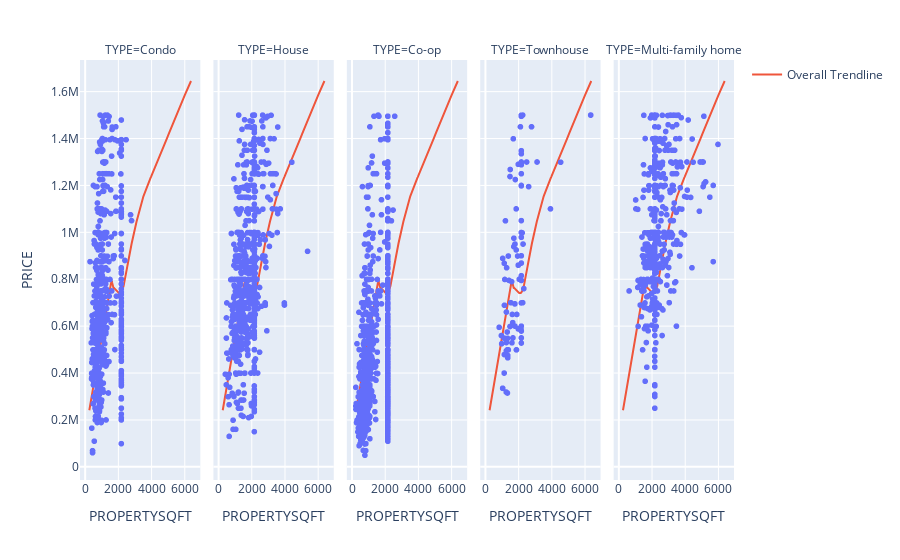

This figure's notebook cell:
### Code cell
fig = px.scatter(data_frame=df, x = 'PROPERTYSQFT', y = 'PRICE' , facet_col= 'TYPE' , trendline= 'lowess' , trendline_scope='overall')
fig.show()

### Figure 1 — Plotly figure (JSON) as saved in the notebook; plotly's stock layout.template omitted (floating-point values rounded to 4 significant figures; data arrays with more than 128 entries replaced by an {"elided": "..."} marker saying what was removed)
{"data": [{"hovertemplate": "TYPE=Condo<br>PROPERTYSQFT=%{x}<br>PRICE=%{y}<extra></extra>", "legendgroup": "", "marker": {"color": "#636efa", "symbol": "circle"}, "mode": "markers", "name": "", "showlegend": false, "type": "scattergl", "x": {"elided": "600 float values"}, "xaxis": "x", "y": {"elided": "600 int values"}, "yaxis": "y"}, {"hovertemplate": "TYPE=House<br>PROPERTYSQFT=%{x}<br>PRICE=%{y}<extra></extra>", "legendgroup": "", "marker": {"color": "#636efa", "symbol": "circle"}, "mode": "markers", "name": "", "showlegend": false, "type": "scattergl", "x": {"elided": "831 float values"}, "xaxis": "x2", "y": {"elided": "831 int values"}, "yaxis": "y2"}, {"hovertemplate": "TYPE=Co-op<br>PROPERTYSQFT=%{x}<br>PRICE=%{y}<extra></extra>", "legendgroup": "", "marker": {"color": "#636efa", "symbol": "circle"}, "mode": "markers", "name": "", "showlegend": false, "type": "scattergl", "x": {"elided": "1255 float values"}, "xaxis": "x3", "y": {"elided": "1255 int values"}, "yaxis": "y3"}, {"hovertemplate": "TYPE=Townhouse<br>PROPERTYSQFT=%{x}<br>PRICE=%{y}<extra></extra>", "legendgroup": "", "marker": {"color": "#636efa", "symbol": "circle"}, "mode": "markers", "name": "", "showlegend": false, "type": "scattergl", "x": [1162, 1734, 1638, 2184.0, 1548, 1440, 980, 1793, 1793, 2264, 2288, 1330, 1912, 1618, 1998, 1059, 1059, 3134, 2184.0, 2184.0, 1364, 1150, 2160, 2160, 1596, 2058, 2184.0, 1224, 2184.0, 1283, 1270, 996, 1513, 2184.0, 1400, 1400, 1280, 2266, 1344, 1677, 4560, 1960, 2184.0, 1874, 2184.0, 2184.0, 2504, 2184.0, 1296, 1159, 2625, 1280, 1500, 2184.0, 2184.0, 846, 1152, 2184.0, 2000, 2184.0, 1800, 2236, 1354, 1700, 2800, 1728, 1148, 2184.0, 1500, 2128, 2184.0, 2184.0, 1056, 2184.0, 2184.0, 2000, 2000, 1875, 2184.0, 2337, 2184.0, 2184.0, 1664, 6375, 6375, 3944, 2184.0, 2184.0, 1184, 1821, 2184.0, 1890, 1890, 1800, 1332, 1365], "xaxis": "x4", "y": [689000, 975000, 650000, 1250000, 699998, 795000, 559900, 695000, 695000, 1499999, 950000, 575000, 650000, 529000, 1290000, 334999, 334999, 1299999, 815000, 1499000, 475000, 549000, 588000, 588000, 790000, 799900, 1050000, 1049000, 549990, 660000, 318888, 525000, 1268000, 1198000, 499000, 899000, 495000, 700000, 315000, 549999, 1299000, 899000, 900000, 1099999, 869000, 1335000, 1299900, 1288000, 849000, 478888, 1195000, 530000, 1238000, 795000, 795000, 595000, 868000, 1348000, 588000, 600000, 950000, 998000, 548000, 1399000, 1450000, 939000, 399985, 1200000, 598500, 1450000, 979000, 699000, 889000, 579000, 528000, 860000, 860000, 925000, 999000, 760000, 999000, 1300000, 615000, 1500000, 1500000, 1100000, 1499000, 1495000, 799000, 1225000, 1495000, 499000, 499000, 599999, 499000, 465000], "yaxis": "y4"}, {"hovertemplate": "TYPE=Multi-family home<br>PROPERTYSQFT=%{x}<br>PRICE=%{y}<extra></extra>", "legendgroup": "", "marker": {"color": "#636efa", "symbol": "circle"}, "mode": "markers", "name": "", "showlegend": false, "type": "scattergl", "x": {"elided": "519 float values"}, "xaxis": "x5", "y": {"elided": "519 int values"}, "yaxis": "y5"}, {"hovertemplate": "<b>LOWESS trendline</b><br><br>PROPERTYSQFT=%{x}<br>PRICE=%{y} <b>(trend)</b><extra></extra>", "legendgroup": "Overall Trendline", "line": {"color": "#EF553B"}, "mode": "lines", "name": "Overall Trendline", "showlegend": false, "type": "scatter", "x": {"elided": "3301 float values"}, "xaxis": "x", "y": {"elided": "3301 float values"}, "yaxis": "y"}, {"hovertemplate": "<b>LOWESS trendline</b><br><br>PROPERTYSQFT=%{x}<br>PRICE=%{y} <b>(trend)</b><extra></extra>", "legendgroup": "Overall Trendline", "line": {"color": "#EF553B"}, "mode": "lines", "name": "Overall Trendline", "showlegend": false, "type": "scatter", "x": {"elided": "3301 float values"}, "xaxis": "x2", "y": {"elided": "3301 float values"}, "yaxis": "y2"}, {"hovertemplate": "<b>LOWESS trendline</b><br><br>PROPERTYSQFT=%{x}<br>PRICE=%{y} <b>(trend)</b><extra></extra>", "legendgroup": "Overall Trendline", "line": {"color": "#EF553B"}, "mode": "lines", "name": "Overall Trendline", "showlegend": false, "type": "scatter", "x": {"elided": "3301 float values"}, "xaxis": "x3", "y": {"elided": "3301 float values"}, "yaxis": "y3"}, {"hovertemplate": "<b>LOWESS trendline</b><br><br>PROPERTYSQFT=%{x}<br>PRICE=%{y} <b>(trend)</b><extra></extra>", "legendgroup": "Overall Trendline", "line": {"color": "#EF553B"}, "mode": "lines", "name": "Overall Trendline", "showlegend": false, "type": "scatter", "x": {"elided": "3301 float values"}, "xaxis": "x4", "y": {"elided": "3301 float values"}, "yaxis": "y4"}, {"hovertemplate": "<b>LOWESS trendline</b><br><br>PROPERTYSQFT=%{x}<br>PRICE=%{y} <b>(trend)</b><extra></extra>", "legendgroup": "Overall Trendline", "line": {"color": "#EF553B"}, "mode": "lines", "name": "Overall Trendline", "showlegend": true, "type": "scatter", "x": {"elided": "3301 float values"}, "xaxis": "x5", "y": {"elided": "3301 float values"}, "yaxis": "y5"}], "layout": {"annotations": [{"font": {}, "showarrow": false, "text": "TYPE=Condo", "x": 0.092, "xanchor": "center", "xref": "paper", "y": 1, "yanchor": "bottom", "yref": "paper"}, {"font": {}, "showarrow": false, "text": "TYPE=House", "x": 0.296, "xanchor": "center", "xref": "paper", "y": 1, "yanchor": "bottom", "yref": "paper"}, {"font": {}, "showarrow": false, "text": "TYPE=Co-op", "x": 0.5, "xanchor": "center", "xref": "paper", "y": 1, "yanchor": "bottom", "yref": "paper"}, {"font": {}, "showarrow": false, "text": "TYPE=Townhouse", "x": 0.704, "xanchor": "center", "xref": "paper", "y": 1, "yanchor": "bottom", "yref": "paper"}, {"font": {}, "showarrow": false, "text": "TYPE=Multi-family home", "x": 0.908, "xanchor": "center", "xref": "paper", "y": 1, "yanchor": "bottom", "yref": "paper"}], "legend": {"tracegroupgap": 0}, "margin": {"t": 60}, "xaxis": {"anchor": "y", "domain": [0, 0.184], "title": {"text": "PROPERTYSQFT"}}, "xaxis2": {"anchor": "y2", "domain": [0.204, 0.388], "matches": "x", "title": {"text": "PROPERTYSQFT"}}, "xaxis3": {"anchor": "y3", "domain": [0.408, 0.592], "matches": "x", "title": {"text": "PROPERTYSQFT"}}, "xaxis4": {"anchor": "y4", "domain": [0.612, 0.796], "matches": "x", "title": {"text": "PROPERTYSQFT"}}, "xaxis5": {"anchor": "y5", "domain": [0.816, 1], "matches": "x", "title": {"text": "PROPERTYSQFT"}}, "yaxis": {"anchor": "x", "domain": [0, 1], "title": {"text": "PRICE"}}, "yaxis2": {"anchor": "x2", "domain": [0, 1], "matches": "y", "showticklabels": false}, "yaxis3": {"anchor": "x3", "domain": [0, 1], "matches": "y", "showticklabels": false}, "yaxis4": {"anchor": "x4", "domain": [0, 1], "matches": "y", "showticklabels": false}, "yaxis5": {"anchor": "x5", "domain": [0, 1], "matches": "y", "showticklabels": false}}}
